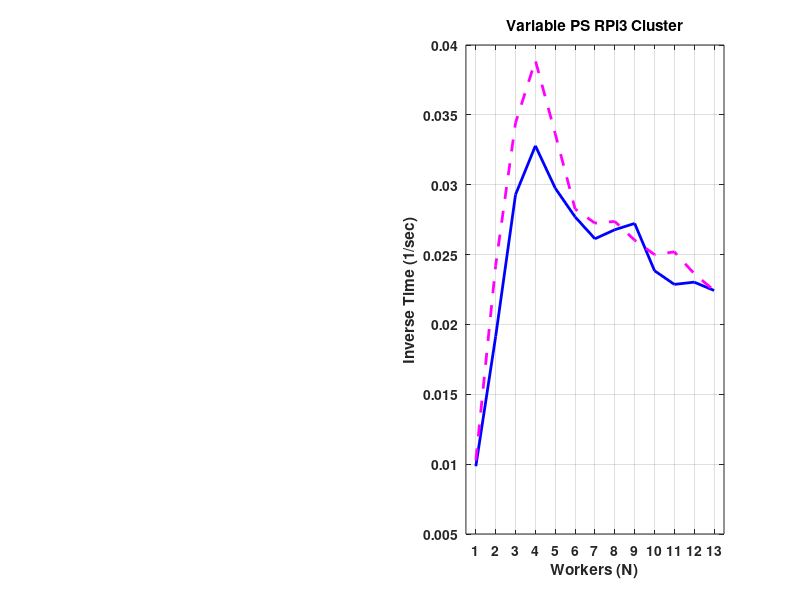

Source code (MATLAB): (Note: this script raises an error after producing the figure.)
%% ZEIT4500 Results Loading and Plotting
% SBLT Andrew Taylor - z3457431
%% MNIST Raspberry Pi Cluster

%% Prepare Workspace
close all;
clear;
clc

%% Previous data
load('ps1.mat');
mean_t_ps = mean_t;
%% Global Variables
workers = linspace(13,1,13);
test_runs = 6;
min_t = zeros(1,test_runs);
max_t = zeros(1,test_runs);
mean_t = zeros(1,length(workers));
sd = zeros(1,length(workers));
se = zeros(1,length(workers));

%% Loading Data in
load('3total_results.mat');

%% Split Data into worker Runs using average total run time
for j = 1:1:13
    time_t = total(1:test_runs*workers(j));
    total = total(test_runs*workers(j)+1:end);
    mean_t(j) = mean(time_t);
    sd(j) = std(time_t);
    se(j) = sd(j)/sqrt(6);
end
mean_t = fliplr(mean_t);
per_par = zeros(1,13);
for g = 1:13
    per_par(g) = mean_t(1)/g;
end

figure(1);
subplot(122);
plot(1./mean_t,'b','linewidth',2);
hold on;
plot(1./mean_t_ps,'--m','linewidth',2);
%plot(1./per_par,':k','linewidth',2);
xlabel('Workers (N)');
ylabel('Inverse Time (1/sec)');
grid;
xlim([0.5 13.5]);
title({'Variable PS RPi3 Cluster'});
set(gca,'Xtick',1:1:13);
set(gca,'XtickLabel',1:1:13);
set(gca,'fontweight','bold');
yyaxis right;
set(gca,'Ytick',1:1:13);
set(gca,'YtickLabel',1:1:13);
plot([13 12 11 10 9 8 7 6 5 4 3 2 1],'k','linewidth',2);
ylabel('Parameter Servers');
legend('Variable PS','Single PS','PS','location','northeast');

subplot(121);
plot(mean_t,'b','linewidth',2);
hold on;
plot(mean_t_ps,'--m','linewidth',2);
% plot(per_par,':k','linewidth',2);
xlabel('Workers (N)');
ylabel('Time (sec)');
grid;
xlim([0.5 13.5]);
title({'Variable PS RPi3 Cluster'});
set(gca,'Xtick',1:1:13);
set(gca,'XtickLabel',1:1:13);
set(gca,'fontweight','bold');
yyaxis right;
set(gca,'Ytick',1:1:13);
set(gca,'YtickLabel',1:1:13);
plot([13 12 11 10 9 8 7 6 5 4 3 2 1],'k','linewidth',2);
ylabel('Parameter Servers');
legend('Variable PS','Single PS','PS','location','northeast');


